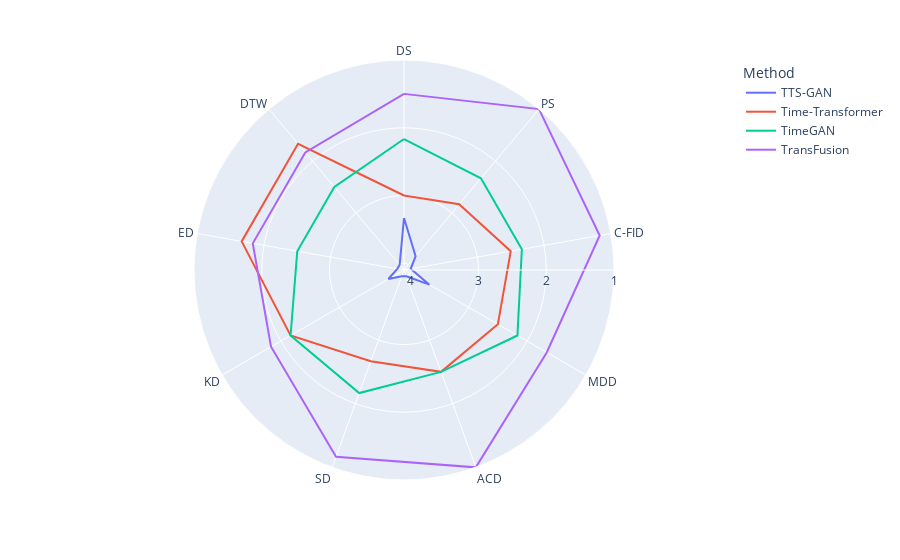

The notebook cell this image was saved under:
### Code cell
ranking_by_metric = rankings.stack().reset_index().groupby("Method").mean()
spider_by_metric = ranking_by_metric.reset_index().melt(id_vars="Method")
px.line_polar(spider_by_metric, r="value", theta="variable", color="Method", line_close=True) \
    .update_layout(polar={"radialaxis": {"range": [4.1, 1], "dtick": 1}})

### Figure 1 — Plotly figure (JSON) as saved in the notebook; plotly's stock layout.template omitted (floating-point values rounded to 4 significant figures)
{"data": [{"hovertemplate": "Method=TTS-GAN<br>value=%{r}<br>variable=%{theta}<extra></extra>", "legendgroup": "TTS-GAN", "line": {"color": "#636efa", "dash": "solid"}, "marker": {"symbol": "circle"}, "mode": "lines", "name": "TTS-GAN", "r": [3.333, 3.833, 4, 3.667, 4, 4, 3.833, 4, 4, 3.333], "showlegend": true, "subplot": "polar", "theta": ["DS", "PS", "C-FID", "MDD", "ACD", "SD", "KD", "ED", "DTW", "DS"], "type": "scatterpolar"}, {"hovertemplate": "Method=Time-Transformer<br>value=%{r}<br>variable=%{theta}<extra></extra>", "legendgroup": "Time-Transformer", "line": {"color": "#EF553B", "dash": "solid"}, "marker": {"symbol": "circle"}, "mode": "lines", "name": "Time-Transformer", "r": [3, 2.833, 2.5, 2.5, 2.5, 2.667, 2.167, 1.667, 1.667, 3], "showlegend": true, "subplot": "polar", "theta": ["DS", "PS", "C-FID", "MDD", "ACD", "SD", "KD", "ED", "DTW", "DS"], "type": "scatterpolar"}, {"hovertemplate": "Method=TimeGAN<br>value=%{r}<br>variable=%{theta}<extra></extra>", "legendgroup": "TimeGAN", "line": {"color": "#00cc96", "dash": "solid"}, "marker": {"symbol": "circle"}, "mode": "lines", "name": "TimeGAN", "r": [2.167, 2.333, 2.333, 2.167, 2.5, 2.167, 2.167, 2.5, 2.5, 2.167], "showlegend": true, "subplot": "polar", "theta": ["DS", "PS", "C-FID", "MDD", "ACD", "SD", "KD", "ED", "DTW", "DS"], "type": "scatterpolar"}, {"hovertemplate": "Method=TransFusion<br>value=%{r}<br>variable=%{theta}<extra></extra>", "legendgroup": "TransFusion", "line": {"color": "#ab63fa", "dash": "solid"}, "marker": {"symbol": "circle"}, "mode": "lines", "name": "TransFusion", "r": [1.5, 1, 1.167, 1.667, 1, 1.167, 1.833, 1.833, 1.833, 1.5], "showlegend": true, "subplot": "polar", "theta": ["DS", "PS", "C-FID", "MDD", "ACD", "SD", "KD", "ED", "DTW", "DS"], "type": "scatterpolar"}], "layout": {"legend": {"title": {"text": "Method"}, "tracegroupgap": 0}, "margin": {"t": 60}, "polar": {"angularaxis": {"direction": "clockwise", "rotation": 90}, "domain": {"x": [0, 1], "y": [0, 1]}, "radialaxis": {"dtick": 1, "range": [4.1, 1]}}}}
